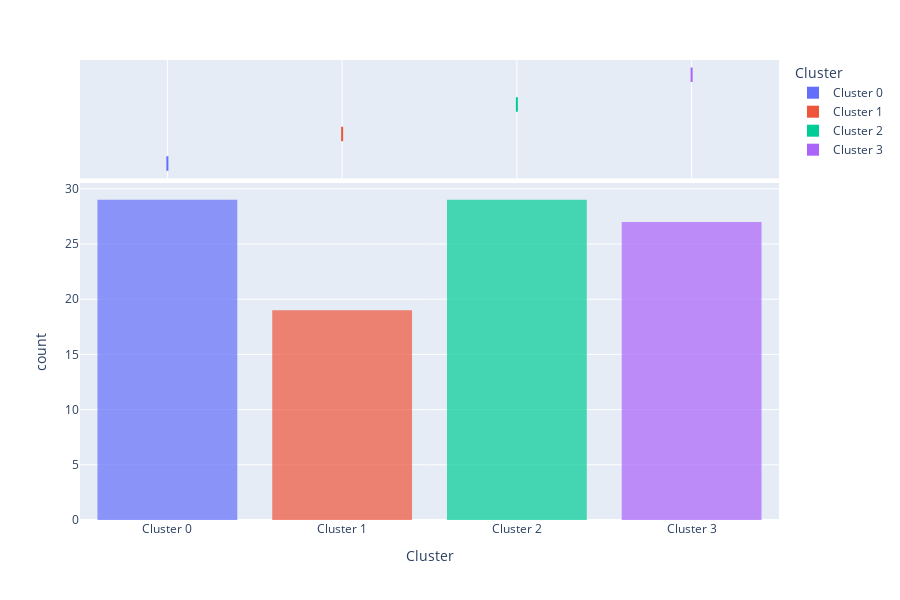

Write notebook code for a chart like this one.
### Code cell
#to see the amount of persons in each clusters
plot_model(kmeans, plot = 'distribution')

### Figure 1 — Plotly figure (JSON) as saved in the notebook; plotly's stock layout.template omitted (floating-point values rounded to 4 significant figures; data arrays with more than 128 entries replaced by an {"elided": "..."} marker saying what was removed)
{"data": [{"alignmentgroup": "True", "bingroup": "x", "hovertemplate": "Cluster=%{x}<br>count=%{y}<extra></extra>", "legendgroup": "Cluster 0", "marker": {"color": "#636efa", "opacity": 0.7, "pattern": {"shape": ""}}, "name": "Cluster 0", "offsetgroup": "Cluster 0", "orientation": "v", "showlegend": true, "type": "histogram", "x": ["Cluster 0", "Cluster 0", "Cluster 0", "Cluster 0", "Cluster 0", "Cluster 0", "Cluster 0", "Cluster 0", "Cluster 0", "Cluster 0", "Cluster 0", "Cluster 0", "Cluster 0", "Cluster 0", "Cluster 0", "Cluster 0", "Cluster 0", "Cluster 0", "Cluster 0", "Cluster 0", "Cluster 0", "Cluster 0", "Cluster 0", "Cluster 0", "Cluster 0", "Cluster 0", "Cluster 0", "Cluster 0", "Cluster 0"], "xaxis": "x", "yaxis": "y"}, {"alignmentgroup": "True", "customdata": {"elided": "29x5 int values"}, "hovertemplate": "Cluster=%{x}<br>TDAH_men=%{customdata[0]}<br>TAG_men=%{customdata[1]}<br>DEP_men=%{customdata[2]}<br>ADS_men=%{customdata[3]}<br>QMSM_men=%{customdata[4]}<extra></extra>", "legendgroup": "Cluster 0", "marker": {"color": "#636efa"}, "name": "Cluster 0", "notched": true, "offsetgroup": "Cluster 0", "showlegend": false, "type": "box", "x": ["Cluster 0", "Cluster 0", "Cluster 0", "Cluster 0", "Cluster 0", "Cluster 0", "Cluster 0", "Cluster 0", "Cluster 0", "Cluster 0", "Cluster 0", "Cluster 0", "Cluster 0", "Cluster 0", "Cluster 0", "Cluster 0", "Cluster 0", "Cluster 0", "Cluster 0", "Cluster 0", "Cluster 0", "Cluster 0", "Cluster 0", "Cluster 0", "Cluster 0", "Cluster 0", "Cluster 0", "Cluster 0", "Cluster 0"], "xaxis": "x2", "yaxis": "y2"}, {"alignmentgroup": "True", "bingroup": "x", "hovertemplate": "Cluster=%{x}<br>count=%{y}<extra></extra>", "legendgroup": "Cluster 1", "marker": {"color": "#EF553B", "opacity": 0.7, "pattern": {"shape": ""}}, "name": "Cluster 1", "offsetgroup": "Cluster 1", "orientation": "v", "showlegend": true, "type": "histogram", "x": ["Cluster 1", "Cluster 1", "Cluster 1", "Cluster 1", "Cluster 1", "Cluster 1", "Cluster 1", "Cluster 1", "Cluster 1", "Cluster 1", "Cluster 1", "Cluster 1", "Cluster 1", "Cluster 1", "Cluster 1", "Cluster 1", "Cluster 1", "Cluster 1", "Cluster 1"], "xaxis": "x", "yaxis": "y"}, {"alignmentgroup": "True", "customdata": [[3, 4, 0, 0, 3], [1, 3, 0, 5, 6], [1, 6, 5, 0, 5], [0, 2, 5, 2, 5], [4, 5, 0, 0, 5], [4, 6, 4, 0, 5], [1, 3, 0, 0, 3], [3, 6, 2, 0, 3], [5, 2, 1, 0, 3], [4, 4, 2, 0, 3], [1, 6, 5, 0, 3], [4, 1, 0, 0, 3], [4, 6, 0, 0, 5], [4, 4, 0, 5, 5], [6, 4, 0, 5, 3], [6, 6, 3, 2, 3], [1, 4, 2, 0, 0], [6, 4, 3, 6, 3], [0, 3, 5, 0, 6]], "hovertemplate": "Cluster=%{x}<br>TDAH_men=%{customdata[0]}<br>TAG_men=%{customdata[1]}<br>DEP_men=%{customdata[2]}<br>ADS_men=%{customdata[3]}<br>QMSM_men=%{customdata[4]}<extra></extra>", "legendgroup": "Cluster 1", "marker": {"color": "#EF553B"}, "name": "Cluster 1", "notched": true, "offsetgroup": "Cluster 1", "showlegend": false, "type": "box", "x": ["Cluster 1", "Cluster 1", "Cluster 1", "Cluster 1", "Cluster 1", "Cluster 1", "Cluster 1", "Cluster 1", "Cluster 1", "Cluster 1", "Cluster 1", "Cluster 1", "Cluster 1", "Cluster 1", "Cluster 1", "Cluster 1", "Cluster 1", "Cluster 1", "Cluster 1"], "xaxis": "x2", "yaxis": "y2"}, {"alignmentgroup": "True", "bingroup": "x", "hovertemplate": "Cluster=%{x}<br>count=%{y}<extra></extra>", "legendgroup": "Cluster 2", "marker": {"color": "#00cc96", "opacity": 0.7, "pattern": {"shape": ""}}, "name": "Cluster 2", "offsetgroup": "Cluster 2", "orientation": "v", "showlegend": true, "type": "histogram", "x": ["Cluster 2", "Cluster 2", "Cluster 2", "Cluster 2", "Cluster 2", "Cluster 2", "Cluster 2", "Cluster 2", "Cluster 2", "Cluster 2", "Cluster 2", "Cluster 2", "Cluster 2", "Cluster 2", "Cluster 2", "Cluster 2", "Cluster 2", "Cluster 2", "Cluster 2", "Cluster 2", "Cluster 2", "Cluster 2", "Cluster 2", "Cluster 2", "Cluster 2", "Cluster 2", "Cluster 2", "Cluster 2", "Cluster 2"], "xaxis": "x", "yaxis": "y"}, {"alignmentgroup": "True", "customdata": {"elided": "29x5 int values"}, "hovertemplate": "Cluster=%{x}<br>TDAH_men=%{customdata[0]}<br>TAG_men=%{customdata[1]}<br>DEP_men=%{customdata[2]}<br>ADS_men=%{customdata[3]}<br>QMSM_men=%{customdata[4]}<extra></extra>", "legendgroup": "Cluster 2", "marker": {"color": "#00cc96"}, "name": "Cluster 2", "notched": true, "offsetgroup": "Cluster 2", "showlegend": false, "type": "box", "x": ["Cluster 2", "Cluster 2", "Cluster 2", "Cluster 2", "Cluster 2", "Cluster 2", "Cluster 2", "Cluster 2", "Cluster 2", "Cluster 2", "Cluster 2", "Cluster 2", "Cluster 2", "Cluster 2", "Cluster 2", "Cluster 2", "Cluster 2", "Cluster 2", "Cluster 2", "Cluster 2", "Cluster 2", "Cluster 2", "Cluster 2", "Cluster 2", "Cluster 2", "Cluster 2", "Cluster 2", "Cluster 2", "Cluster 2"], "xaxis": "x2", "yaxis": "y2"}, {"alignmentgroup": "True", "bingroup": "x", "hovertemplate": "Cluster=%{x}<br>count=%{y}<extra></extra>", "legendgroup": "Cluster 3", "marker": {"color": "#ab63fa", "opacity": 0.7, "pattern": {"shape": ""}}, "name": "Cluster 3", "offsetgroup": "Cluster 3", "orientation": "v", "showlegend": true, "type": "histogram", "x": ["Cluster 3", "Cluster 3", "Cluster 3", "Cluster 3", "Cluster 3", "Cluster 3", "Cluster 3", "Cluster 3", "Cluster 3", "Cluster 3", "Cluster 3", "Cluster 3", "Cluster 3", "Cluster 3", "Cluster 3", "Cluster 3", "Cluster 3", "Cluster 3", "Cluster 3", "Cluster 3", "Cluster 3", "Cluster 3", "Cluster 3", "Cluster 3", "Cluster 3", "Cluster 3", "Cluster 3"], "xaxis": "x", "yaxis": "y"}, {"alignmentgroup": "True", "customdata": {"elided": "27x5 int values"}, "hovertemplate": "Cluster=%{x}<br>TDAH_men=%{customdata[0]}<br>TAG_men=%{customdata[1]}<br>DEP_men=%{customdata[2]}<br>ADS_men=%{customdata[3]}<br>QMSM_men=%{customdata[4]}<extra></extra>", "legendgroup": "Cluster 3", "marker": {"color": "#ab63fa"}, "name": "Cluster 3", "notched": true, "offsetgroup": "Cluster 3", "showlegend": false, "type": "box", "x": ["Cluster 3", "Cluster 3", "Cluster 3", "Cluster 3", "Cluster 3", "Cluster 3", "Cluster 3", "Cluster 3", "Cluster 3", "Cluster 3", "Cluster 3", "Cluster 3", "Cluster 3", "Cluster 3", "Cluster 3", "Cluster 3", "Cluster 3", "Cluster 3", "Cluster 3", "Cluster 3", "Cluster 3", "Cluster 3", "Cluster 3", "Cluster 3", "Cluster 3", "Cluster 3", "Cluster 3"], "xaxis": "x2", "yaxis": "y2"}], "layout": {"barmode": "relative", "height": 600, "legend": {"title": {"text": "Cluster"}, "tracegroupgap": 0}, "margin": {"t": 60}, "xaxis": {"anchor": "y", "categoryarray": ["Cluster 0", "Cluster 1", "Cluster 2", "Cluster 3"], "categoryorder": "array", "domain": [0, 1], "title": {"text": "Cluster"}}, "xaxis2": {"anchor": "y2", "domain": [0, 1], "matches": "x", "showgrid": true, "showticklabels": false}, "yaxis": {"anchor": "x", "domain": [0, 0.7326], "title": {"text": "count"}}, "yaxis2": {"anchor": "x2", "domain": [0.7426, 1], "matches": "y2", "showgrid": false, "showline": false, "showticklabels": false, "ticks": ""}}}
